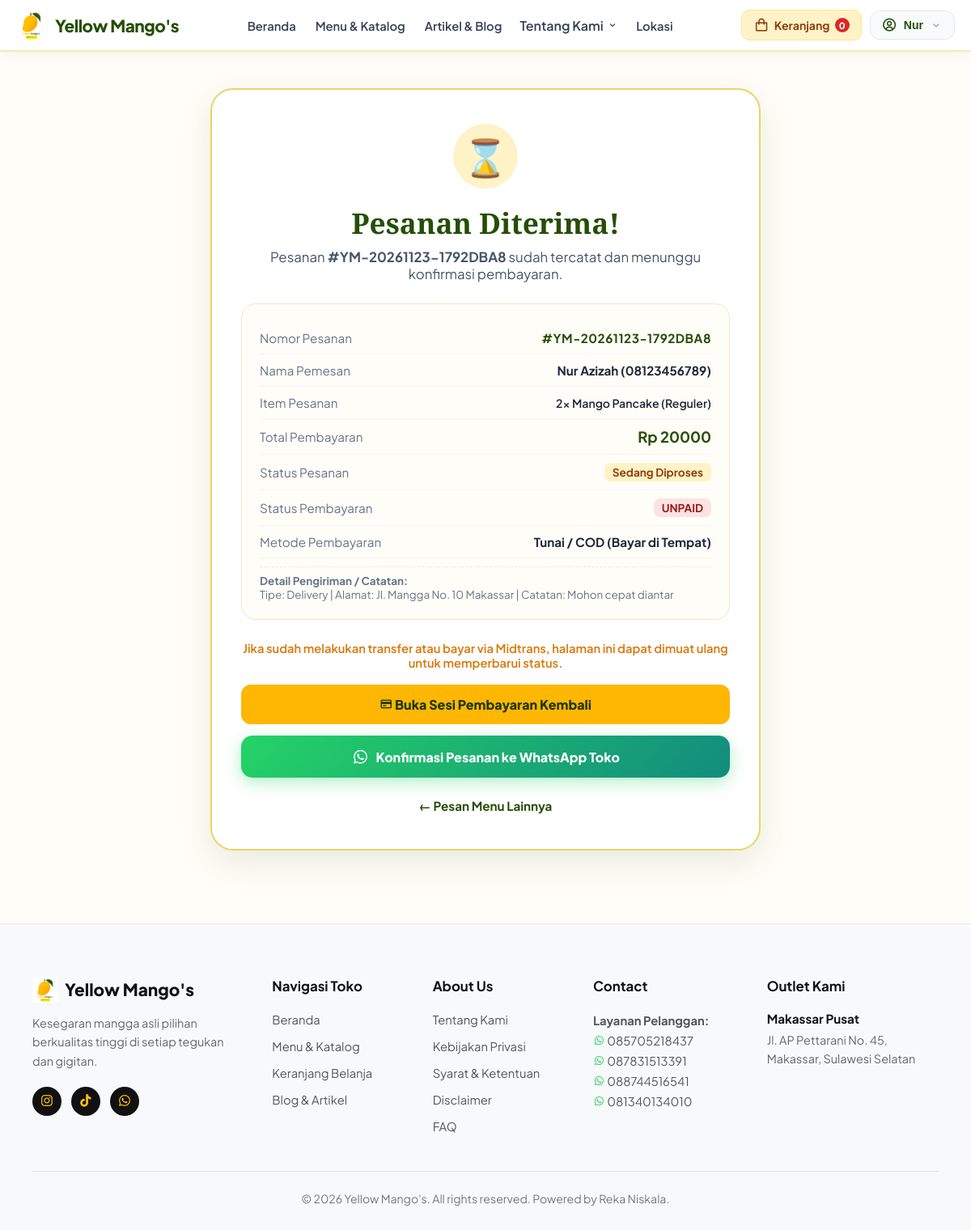
The page /order-success/YM-20261123-1792DBA8/ (signed in) on the database its author committed.
### store/models.py (models this page shows, shortened)
class Order(models.Model):
    STATUS_CHOICES = [
        ('PENDING', 'Menunggu Pembayaran'),
        ('PROCESSING', 'Sedang Diproses'),
        ('READY', 'Siap Diambil / Dikirim'),
        ('COMPLETED', 'Selesai'),
        ('CANCELLED', 'Dibatalkan'),
    ]
    order_number = models.CharField(max_length=30, unique=True, verbose_name="Nomor Pesanan")
    customer = models.ForeignKey(User, on_delete=models.SET_NULL, null=True, blank=True, related_name='orders')
    customer_name = models.CharField(max_length=150, verbose_name="Nama Pemesan")
    customer_phone = models.CharField(max_length=25, verbose_name="Nomor WhatsApp/HP")
    notes = models.TextField(blank=True, null=True, verbose_name="Catatan Pesanan")
    total_amount = models.PositiveIntegerField(default=0, verbose_name="Total Harga (Rp)")
    status = models.CharField(max_length=20, choices=STATUS_CHOICES, default='PENDING', verbose_name="Status Pesanan")
    payment_status = models.CharField(max_length=20, default='UNPAID', db_index=True)
    midtrans_token = models.CharField(max_length=100, blank=True)
    midtrans_redirect_url = models.URLField(blank=True)
    midtrans_transaction_id = models.CharField(max_length=100, blank=True)
    payment_type = models.CharField(max_length=40, blank=True)
    created_at = models.DateTimeField(auto_now_add=True)
    updated_at = models.DateTimeField(auto_now=True)
    class Meta:
        verbose_name = "Pesanan"
        verbose_name_plural = "Daftar Pesanan"
        ordering = ['-created_at']

class OrderItem(models.Model):
    order = models.ForeignKey(Order, on_delete=models.CASCADE, related_name='items')
    product = models.ForeignKey(Product, on_delete=models.SET_NULL, null=True)
    product_name = models.CharField(max_length=150)
    price = models.PositiveIntegerField()
    quantity = models.PositiveIntegerField(default=1)

class SiteSetting(models.Model):
    site_name = models.CharField(max_length=100, default="Yellow Mango's", verbose_name="Nama Situs")
    tagline = models.CharField(
        max_length=255,
        default="Kesegaran mangga asli pilihan berkualitas tinggi di setiap tegukan dan gigitan untuk harimu.",
        verbose_name="Tagline Brand"
    )
    seo_description = models.TextField(blank=True, verbose_name="Deskripsi SEO")
    logo = models.ImageField(upload_to='settings/', blank=True, null=True, verbose_name="Logo Website")
    favicon = models.ImageField(upload_to='settings/', blank=True, null=True, verbose_name="Favicon")
    phone_primary = models.CharField(max_length=30, default="0821-YELLOW-M", verbose_name="Nomor Layanan 1")
    phone_secondary = models.CharField(max_length=30, default="(0411) 123-4567", verbose_name="Nomor Layanan 2")
    outlet_name = models.CharField(max_length=100, default="Makassar Pusat", verbose_name="Nama Outlet Utama")
    outlet_address = models.TextField(
        default="Jl. Andi Pangeran Pettarani No. 45\nMakassar, Sulawesi Selatan",
        verbose_name="Alamat Outlet Utama"
    )
    instagram_url = models.URLField(blank=True, default="#", verbose_name="Link Instagram")
    tiktok_url = models.URLField(blank=True, default="#", verbose_name="Link TikTok")
    whatsapp_url = models.URLField(blank=True, default="#", verbose_name="Link WhatsApp")
    class Meta:
        verbose_name = "Pengaturan Website"
        verbose_name_plural = "Pengaturan Website"

### store/views.py (the view, shortened to what this page needs)
# urls.py: path('order-success/<str:order_number>/', views.order_success_view, name='order_success'),
def order_success_view(request, order_number):
    order = Order.objects.filter(order_number=order_number).first()
    if not order:
        order = restore_order_from_backup(request, order_number)
    if not order:
        return HttpResponse('Pesanan tidak ditemukan.', status=404)
    if not (request.user.is_authenticated and order.customer_id == request.user.id) and request.session.get('last_order_number') != order.order_number:
        return HttpResponse('Pesanan tidak ditemukan.', status=404)
    if order.payment_status != 'PAID':
        server_key = getattr(settings, 'MIDTRANS_SERVER_KEY', '')
    return render(request, 'store/order_success.html', {'order': order})

### templates/store/order_success.html (shortened to what this page needs)
{% extends 'store/base.html' %}
{% load static %}
{% block content %}
{% include 'store/navbar.html' %}
<div class="status-wrap">
    <div class="status-card">
        {% if order.payment_status == 'PAID' %}
            <div class="status-icon-paid">✓</div>
            <h1 class="status-title">Pembayaran Berhasil!</h1>
            <p style="color: #475569; font-size: 1.05rem;">
                Terima kasih, <strong>{{ order.customer_name }}</strong>! Pesananmu sudah masuk ke dapur Yellow Mango's.
            </p>
        {% else %}
            <div class="status-icon-pending">⌛</div>
            <h1 class="status-title">Pesanan Diterima!</h1>
            <p style="color: #475569; font-size: 1.05rem;">
                Pesanan <strong>#{{ order.order_number }}</strong> sudah tercatat dan menunggu konfirmasi pembayaran.
            </p>
        {% endif %}
        <div class="detail-box">
            <div class="detail-row">
                <span style="color: #64748B;">Nomor Pesanan</span>
                <strong style="color: #254E06; letter-spacing: 0.5px;">#{{ order.order_number }}</strong>
            </div>
            <div class="detail-row">
                <span style="color: #64748B;">Nama Pemesan</span>
                <strong>{{ order.customer_name }} ({{ order.customer_phone }})</strong>
            </div>
            <div class="detail-row">
                <span style="color: #64748B;">Item Pesanan</span>
                <div style="text-align: right;">
                    {% for item in order.items.all %}
                    <div style="font-weight: 600; font-size: 0.88rem;">{{ item.quantity }}x {{ item.product_name }}</div>
                    {% endfor %}
                </div>
            </div>
            <div class="detail-row">
                <span style="color: #64748B;">Total Pembayaran</span>
                <strong style="font-size: 1.15rem; color: #254E06;">Rp {{ order.total_amount|floatformat:0 }}</strong>
            </div>
            <div class="detail-row">
                <span style="color: #64748B;">Status Pesanan</span>
                <span style="background: #FEF3C7; color: #92400E; padding: 3px 10px; border-radius: 8px; font-weight: 700; font-size: 0.85rem;">
                    {{ order.get_status_display }}
                </span>
            </div>
            <div class="detail-row">
                <span style="color: #64748B;">Status Pembayaran</span>
                {% if order.payment_status == 'PAID' %}
                    <span style="background: #DCFCE7; color: #166534; padding: 3px 10px; border-radius: 8px; font-weight: 700; font-size: 0.85rem;">
                        LUNAS (PAID)
                    </span>
                {% else %}
                    <span style="background: #FEE2E2; color: #991B1B; padding: 3px 10px; border-radius: 8px; font-weight: 700; font-size: 0.85rem;">
                        {{ order.payment_status }}
                    </span>
                {% endif %}
            </div>
            {% if order.payment_type %}
            <div class="detail-row">
                <span style="color: #64748B;">Metode Pembayaran</span>
                <strong>{{ order.payment_type }}</strong>
            </div>
            {% endif %}
            {% if order.notes %}
            <div style="margin-top: 10px; padding-top: 8px; border-top: 1px dashed #E2E8F0; font-size: 0.84rem; color: #64748B;">
                <strong>Detail Pengiriman / Catatan:</strong><br>
                {{ order.notes }}
            </div>
            {% endif %}
        </div>
        {% if order.payment_status == 'PAID' %}
            <p style="color: #16A34A; font-weight: 700; margin-bottom: 22px; font-size: 0.95rem;">
                <i class='bx bx-check-double'></i> Pembayaranmu telah terkonfirmasi. Tim kami sedang menyiapkan pesananmu!
            </p>
        {% else %}
            <p style="color: #D97706; font-weight: 600; margin-bottom: 18px; font-size: 0.92rem;">
                Jika sudah melakukan transfer atau bayar via Midtrans, halaman ini dapat dimuat ulang untuk memperbarui status.
            </p>
            <a href="{% url 'order_payment' order.order_number %}" style="display: block; background: #FFB703; color: #1B3804; padding: 14px; border-radius: 12px; font-weight: 800; text-decoration: none; margin-bottom: 14px;">
                <i class='bx bx-credit-card'></i> Buka Sesi Pembayaran Kembali
            </a>
        {% endif %}
        <a href="https://wa.me/6281234567890?text=Halo%20Yellow%20Mango%27s,%20saya%20sudah%20membuat%20pesanan%20dengan%20nomor%20pesanan%20%23{{ order.order_number }}%20atas%20nama%20{{ order.customer_name|urlencode }}%20(Total:%20Rp%20{{ order.total_amount }}).%20Mohon%20diproses%20ya,%20terima%20kasih!"
           target="_blank" class="btn-action-primary">
            <i class='bx bxl-whatsapp' style="font-size: 1.4rem;"></i>
            <span>Konfirmasi Pesanan ke WhatsApp Toko</span>
        </a>
        <a href="{% url 'menu' %}" class="btn-action-secondary">
            &larr; Pesan Menu Lainnya
        </a>
    </div>
</div>
{% endblock %}

### templates/store/navbar.html (shortened to what this page needs)
{% load static %}
<header class="ym-navbar-wrapper">
    <div class="ym-navbar-container">
        <a href="{% url 'index' %}" class="ym-brand-logo">
            <img src="{% static 'images/logo.png' %}" alt="Logo Yellow Mango's" style="height: 38px; width: 38px; object-fit: contain;">
            <span>Yellow Mango's</span>
        </a>
        <nav>
            <ul class="ym-nav-menu" id="ymNavMenu">
                <li><a href="{% url 'index' %}" class="ym-nav-link">Beranda</a></li>
                <li><a href="{% url 'menu' %}" class="ym-nav-link">Menu & Katalog</a></li>
                <li><a href="{% url 'articles_list' %}" class="ym-nav-link">Artikel & Blog</a></li>
                <li class="ym-tentang-wrapper" id="tentangWrapper">
                    <button type="button" class="ym-nav-link ym-tentang-btn" id="tentangToggle">
                        Tentang Kami <i class='bx bx-chevron-down' style="font-size:0.9rem; vertical-align:middle;"></i>
                    </button>
                </li>
                <li><a href="{% url 'lokasi' %}" class="ym-nav-link">Lokasi</a></li>
            </ul>
        </nav>
        <div class="ym-nav-actions">
            <a href="{% url 'cart' %}" class="ym-cart-btn" title="Keranjang Belanja">
                <i class='bx bx-shopping-bag' style="font-size: 1.2rem;"></i>
                <span>Keranjang</span>
                <span class="ym-cart-badge" id="navCartCount">{{ cart_count }}</span>
            </a>
            {% if user.is_authenticated %}
            <div class="ym-user-menu-wrapper">
                <button type="button" class="ym-user-pill-btn" id="userMenuToggle">
                    <i class='bx bx-user-circle' style="font-size: 1.2rem;"></i>
                    <span>{{ user.first_name|default:user.username|truncatechars:14 }}</span>
                    <i class='bx bx-chevron-down' style="font-size: 1rem; color:#94A3B8;"></i>
                </button>
            </div>
            {% else %}
            <a href="{% url 'login' %}?next={{ request.get_full_path|urlencode }}" class="ym-guest-login-btn">
                <i class='bx bx-user' style="font-size: 1.1rem;"></i>
                <span>Masuk / Daftar</span>
            </a>
            {% endif %}
        </div>
    </div>
</header>

### templates/store/footer.html (shortened to what this page needs)
{% load static %}
<footer class="ym-footer-section">
    <div class="ym-footer-container">
        <div class="ym-footer-col">
            <a href="{% url 'index' %}" class="ym-footer-brand">
                <img src="{% static 'images/logo.png' %}" alt="Logo Yellow Mango's" style="height: 32px; width: 32px; object-fit: contain;">
                <span>{{ site_setting.site_name|default:"Yellow Mango's" }}</span>
            </a>
            <p class="ym-footer-tagline">
                {{ site_setting.tagline|default:"Kesegaran mangga asli pilihan berkualitas tinggi di setiap tegukan dan gigitan untuk harimu." }}
            </p>
            <div class="ym-footer-socials">
                <a href="#" aria-label="Instagram"><i class='bx bxl-instagram'></i></a>
                <a href="#" aria-label="TikTok"><i class='bx bxl-tiktok'></i></a>
                <a href="https://wa.me/6285705218437" target="_blank" aria-label="WhatsApp"><i class='bx bxl-whatsapp'></i></a>
            </div>
        </div>
        <div class="ym-footer-col">
            <h3>Navigasi Toko</h3>
            <ul>
                <li><a href="{% url 'index' %}">Beranda</a></li>
                <li><a href="{% url 'menu' %}">Menu & Katalog</a></li>
                <li><a href="{% url 'cart' %}">Keranjang Belanja</a></li>
                <li><a href="{% url 'articles_list' %}">Blog & Artikel</a></li>
            </ul>
        </div>
        <div class="ym-footer-col">
            <h3>About Us</h3>
            <ul>
                <li><a href="{% url 'about' %}">Tentang Kami</a></li>
                <li><a href="{% url 'privacy' %}">Kebijakan Privasi</a></li>
                <li><a href="{% url 'terms' %}">Syarat & Ketentuan</a></li>
                <li><a href="{% url 'disclaimer' %}">Disclaimer</a></li>
                <li><a href="{% url 'faq' %}">FAQ</a></li>
            </ul>
        </div>
        <div class="ym-footer-col">
            <h3>Contact</h3>
            <p class="ym-footer-contact-info">
                <strong>Layanan Pelanggan:</strong><br>
                <a href="https://wa.me/6285705218437" target="_blank" style="color:inherit; text-decoration:none;"><i class='bx bxl-whatsapp' style="color:#25D366;"></i> 085705218437</a><br>
                <a href="https://wa.me/6287831513391" target="_blank" style="color:inherit; text-decoration:none;"><i class='bx bxl-whatsapp' style="color:#25D366;"></i> 087831513391</a><br>
                <a href="https://wa.me/6288744516541" target="_blank" style="color:inherit; text-decoration:none;"><i class='bx bxl-whatsapp' style="color:#25D366;"></i> 088744516541</a><br>
                <a href="https://wa.me/6281340134010" target="_blank" style="color:inherit; text-decoration:none;"><i class='bx bxl-whatsapp' style="color:#25D366;"></i> 081340134010</a>
            </p>
        </div>
        <div class="ym-footer-col ym-footer-locations" id="lokasi-footer">
            <h3>Outlet Kami</h3>
            <h4>{{ site_setting.outlet_name|default:"Makassar Pusat" }}</h4>
            <p>{{ site_setting.outlet_address|default:"Jl. Andi Pangeran Pettarani No. 45\nMakassar, Sulawesi Selatan"|linebreaksbr }}</p>
        </div>
    </div>
    <div class="ym-footer-bottom">
        <p>&copy; 2026 {{ site_setting.site_name|default:"Yellow Mango's" }}. All rights reserved. Powered by Reka Niskala.</p>
    </div>
</footer>

### rows shown on the page
Order: order_number "YM-20261123-1792DBA8", customer_name "Nur Azizah", customer_phone "08123456789", total_amount "20000", status "Sedang Diproses", payment_status "UNPAID", payment_type "Tunai / COD (Bayar di Tempat)", notes "Tipe: Delivery | Alamat: Jl. Mangga No. 10 Makassar | Catatan: Mohon cepat diantar"
OrderItem: quantity "2", product_name "Mango Pancake (Reguler)"
SiteSetting: site_name "Yellow Mango's", tagline "Kesegaran mangga asli pilihan berkualitas tinggi di setiap tegukan dan gigitan.", outlet_name "Makassar Pusat", outlet_address "Jl. AP Pettarani No. 45, Makassar, Sulawesi Selatan"

### other values the page prints
{{ cart_count }} "0"
{{ user.first_name|default:user.username|truncatechars:14 }} "Nur"
